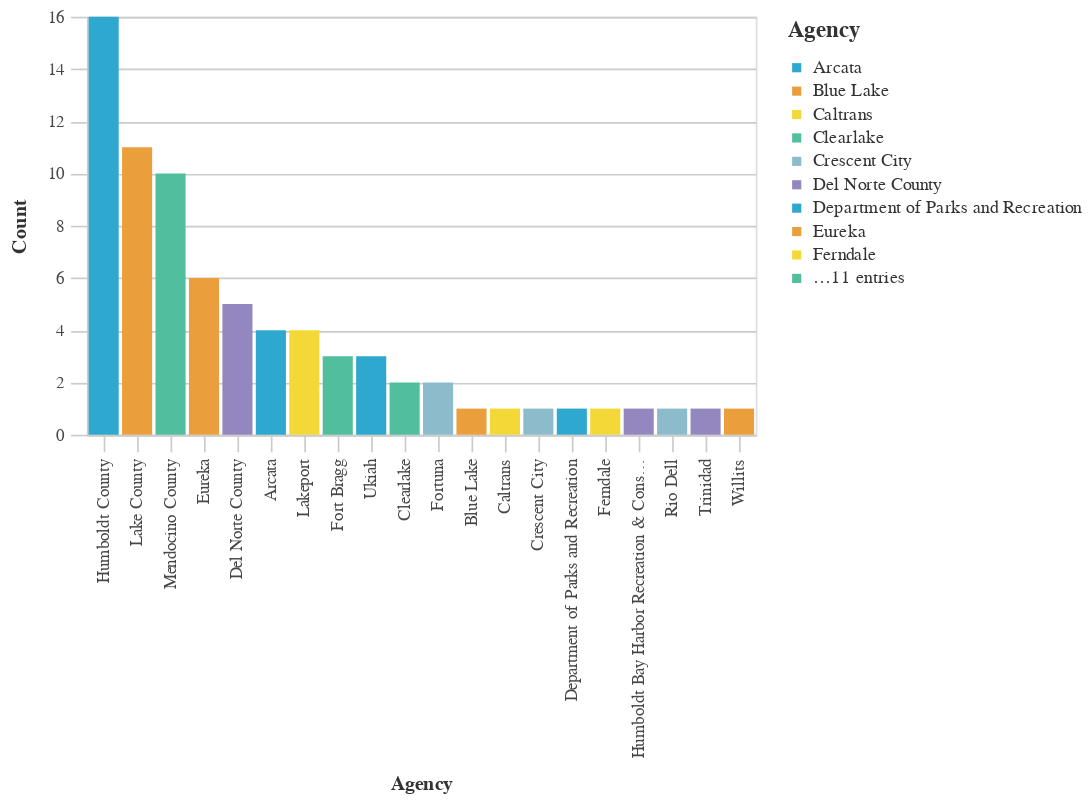

Source (notebook cell):
### Markdown cell above
## Agencies With The Most Unique Prefix Codes

### Code cell
#Bar chart Agencies With The Most Unique Prefix Codes
    
chart3 = (_dla_utils_reports.basic_bar_chart_no_save(((_dla_utils_reports.get_nunique(df, 'prefix', 'primary_agency_name')).head(30)),
                            'primary_agency_name', 'n', 'primary_agency_name', district))
    
display(chart3)

### Figure 1 — Vega-Lite specification as saved in the notebook (floating-point values rounded to 4 significant figures)
{"config": {"view": {"continuousWidth": 400, "continuousHeight": 300}, "axis": {"domainColor": "#cbcbcb", "grid": true, "gridColor": "#cbcbcb", "gridWidth": 1, "labelColor": "#474747", "labelFont": "Nunito Sans", "labelFontSize": 10, "labelPadding": 4, "tickColor": "#cbcbcb", "tickSize": 10, "titleColor": "#333", "titleFont": "Raleway", "titleFontSize": 12, "titlePadding": 10}, "axisBand": {"grid": false}, "background": "white", "font": "Raleway", "header": {"labelFont": "Nunito Sans", "titleFont": "Raleway"}, "legend": {"labelColor": "#333", "labelFont": "Nunito Sans", "labelFontSize": 11, "labelLimit": 0, "padding": 1, "symbolSize": 30, "symbolType": "square", "titleColor": "#333", "titleFont": "Raleway", "titleFontSize": 14, "titlePadding": 10}, "title": {"anchor": "middle", "font": "Raleway", "fontSize": 18, "fontWeight": 300, "offset": 20}}, "data": {"name": "data-1e6e856cc391e3154ec0c35f75f2015a"}, "mark": "bar", "encoding": {"color": {"field": "primary_agency_name", "legend": {"symbolLimit": 10, "title": "Agency"}, "scale": {"range": ["#2EA8CE", "#EB9F3C", "#F4D837", "#51BF9D", "#8CBCCB", "#9487C0"]}, "type": "nominal"}, "tooltip": [{"field": "primary_agency_name", "type": "nominal"}, {"field": "n", "type": "quantitative"}], "x": {"field": "primary_agency_name", "sort": "-y", "title": "Agency", "type": "nominal"}, "y": {"field": "n", "title": "Count", "type": "quantitative"}}, "height": 250, "width": 400, "$schema": "https://vega.github.io/schema/vega-lite/v4.17.0.json", "datasets": {"data-1e6e856cc391e3154ec0c35f75f2015a": [{"primary_agency_name": "Humboldt County", "n": 16}, {"primary_agency_name": "Lake County", "n": 11}, {"primary_agency_name": "Mendocino County", "n": 10}, {"primary_agency_name": "Eureka", "n": 6}, {"primary_agency_name": "Del Norte County", "n": 5}, {"primary_agency_name": "Arcata", "n": 4}, {"primary_agency_name": "Lakeport", "n": 4}, {"primary_agency_name": "Fort Bragg", "n": 3}, {"primary_agency_name": "Ukiah", "n": 3}, {"primary_agency_name": "Clearlake", "n": 2}, {"primary_agency_name": "Fortuna", "n": 2}, {"primary_agency_name": "Blue Lake", "n": 1}, {"primary_agency_name": "Caltrans", "n": 1}, {"primary_agency_name": "Crescent City", "n": 1}, {"primary_agency_name": "Department of Parks and Recreation", "n": 1}, {"primary_agency_name": "Ferndale", "n": 1}, {"primary_agency_name": "Humboldt Bay Harbor Recreation & Conservation District", "n": 1}, {"primary_agency_name": "Rio Dell", "n": 1}, {"primary_agency_name": "Trinidad", "n": 1}, {"primary_agency_name": "Willits", "n": 1}]}}
